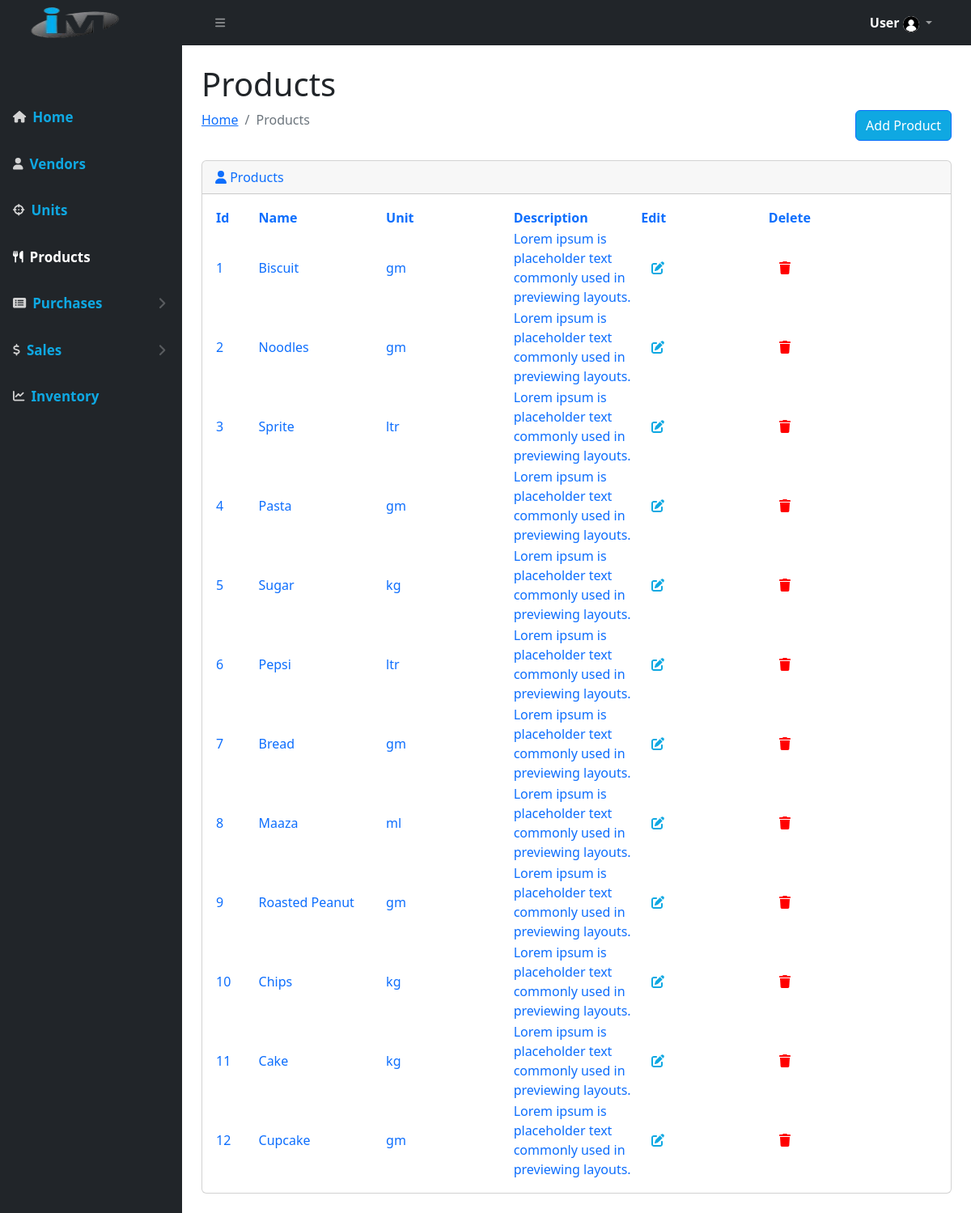
Screenshot of /products/ with the database file from the repository.
### inventory/models.py (models this page shows, shortened)
class Product(models.Model):
    id = models.AutoField(primary_key=True)
    name = models.CharField(max_length=30, unique=True, verbose_name='Name')
    description = models.TextField(blank=True)
    unit = models.ForeignKey(Unit, on_delete=models.CASCADE)
    is_deleted = models.BooleanField(default=False)
    class Meta:
        verbose_name_plural = 'Products'
    def __str__(self):
	    return self.name

class Unit(models.Model):
    id = models.AutoField(primary_key=True)
    name = models.CharField(max_length=30, unique=True, default="", verbose_name='Name')
    short_name = models.CharField(max_length=10, unique=True, default="", verbose_name='ShortName')
    is_deleted = models.BooleanField(default=False)
    class Meta:
        verbose_name_plural = 'Units'

### inventory/views.py (the view)
# urls.py: path('products/', ProductListView.as_view(), name="products"),
class ProductListView(ListView):
    model = Product
    template_name = "products/products.html"
    queryset = Product.objects.filter(is_deleted=False)

### templates/products/products.html (shortened to what this page needs)
{% extends 'base.html' %}
{% load static %}
{% block content %}
<div id="layoutSidenav_content">
    <main>
        <div class="container-fluid px-4">
            <h1 class="mt-4">Products</h1>
            <div class="d-flex justify-content-between">
                <ol class="breadcrumb mb-4">
                    <li class="breadcrumb-item"><a href="{% url 'index' %}">Home</a></li>
                    <li class="breadcrumb-item active">Products</li>
                </ol>
                <a class="btn btn-primary  mb-4" style="background-color: #0fa8e2" href="{% url 'new-product' %}">Add Product</a>
            </div>
            <div class="card mb-4 text-primary">
                <div class="card-header">
                    <i class="fas fa-user"></i>
                    Products
                </div>
                <div class="card-body">
                    <table id="datatablesSimple">
                        <thead>
                            <tr>
                                <th width="5%">Id</th>
                                <th width="15%">Name</th>
                                <th width="15%">Unit</th>
                                <th width="15%">Description</th>
                                <th width="15%">Edit</th>
                                <th width="20%">Delete</th>
                            </tr>
                        </thead>
                        {% if object_list %}
                        <tbody>
                        {% for i in object_list %}
                            <tr>
                                <td>{{ forloop.counter }}</td>
                                <td>{{i.name}}</td>
                                <td>{{i.unit.short_name }}</td>
                                <td>{{i.description}}</td>
                                <td><a href="{% url 'update-product' i.pk %}" class="btn ghost-button"><i class="fa fa-edit" style="color: #0fa8e2"></i></a>
                                </td>
                                <td>
                                <button
                                    id='btn-delete'
                                    class="btn ghost-button"
                                    data-bs-toggle="modal"
                                    data-bs-target="#modal-delete"
                                    data-bs-name='{{ i }}'
                                    data-bs-url="{% url 'delete-product' i.pk %}">
                                    <i class="fa fa-trash" style="color:red"></i>
                                </button>
                            </td>
                            </tr>
                        {% endfor %}
                        </tbody>
                        {%  else %}
                        <tbody></tbody>
                    </table>
                    {% endif %}
                </div>
            </div>
        </div>
    </main>
</div>
{% endblock %}

### rows the page displays
Product: name "Biscuit", unit.short_name "gm", description "Lorem ipsum is placeholder text commonly used in previewing layouts."
Product: name "Noodles", unit.short_name "gm", description "Lorem ipsum is placeholder text commonly used in previewing layouts."
Product: name "Sprite", unit.short_name "ltr", description "Lorem ipsum is placeholder text commonly used in previewing layouts."
Product: name "Pasta", unit.short_name "gm", description "Lorem ipsum is placeholder text commonly used in previewing layouts."
Product: name "Sugar", unit.short_name "kg", description "Lorem ipsum is placeholder text commonly used in previewing layouts."
Product: name "Pepsi", unit.short_name "ltr", description "Lorem ipsum is placeholder text commonly used in previewing layouts."
Product: name "Bread", unit.short_name "gm", description "Lorem ipsum is placeholder text commonly used in previewing layouts."
Product: name "Maaza", unit.short_name "ml", description "Lorem ipsum is placeholder text commonly used in previewing layouts."
Product: name "Roasted Peanut", unit.short_name "gm", description "Lorem ipsum is placeholder text commonly used in previewing layouts."
Product: name "Chips", unit.short_name "kg", description "Lorem ipsum is placeholder text commonly used in previewing layouts."
Product: name "Cake", unit.short_name "kg", description "Lorem ipsum is placeholder text commonly used in previewing layouts."
Product: name "Cupcake", unit.short_name "gm", description "Lorem ipsum is placeholder text commonly used in previewing layouts."
